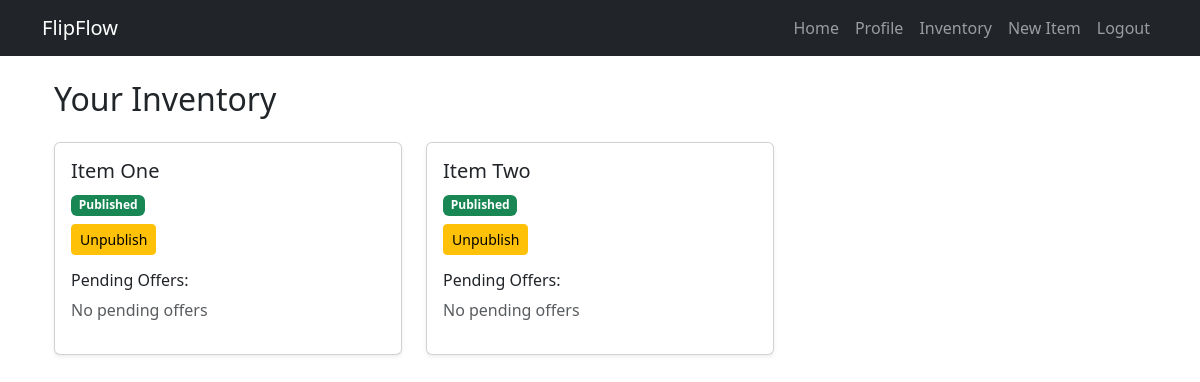
Page /Market/inventory/ (signed in) on the committed database.
### Item/models.py (models this page shows, shortened)
class Item(models.Model):
    Item_name= models.CharField(max_length=100, verbose_name="Item Name")
    Item_img = models.ImageField(upload_to=custom_upload_to,blank=True,null=True)
    Item_owner=models.ForeignKey(User,blank=True, null=True,verbose_name=_("Item Owner"), on_delete=models.CASCADE,related_name='item_owner')
    Item_description= models.TextField(verbose_name="Item Description")
    Item_price= models.DecimalField(max_digits=10, decimal_places=2, verbose_name="Item Price")
    Item_quantity= models.IntegerField(verbose_name="Item Quantity")
    Item_published=models.BooleanField(_("Item Published"), default=False, help_text=_("Is this item published?"))
    Item_createdat=models.DateTimeField(_("Item Created At"), auto_now_add=True)
    Item_category=models.ForeignKey('Category',on_delete=models.CASCADE,blank=True,null=True)
    Item_slug = models.SlugField(blank=True,null=True,unique=True)
    class Meta:
        verbose_name = _("Item")
        verbose_name_plural = _("Items")

### Market/views.py (the view, shortened to what this page needs)
# urls.py: path('inventory/', views.inventory, name='inventory'),
@login_required
def inventory(request):
    user_items = Item.objects.filter(Item_owner=request.user)
    pending_offers = Transaction.objects.filter(
        user_to=request.user, transaction_type='buy', transaction_status='pending'
    )
    return render(request, "inventory.html", {"items": user_items, "offers": pending_offers})

### Market/templates/inventory.html (shortened to what this page needs)
{% extends "base.html" %}
{% block body %}
<div class="container mt-4">
    <h2 class="mb-4">Your Inventory</h2>
    <div class="row">
        {% for item in items %}
        <div class="col-md-4">
            <div class="card mb-4 shadow-sm">
                <div class="card-body">
                    <h5 class="card-title">{{ item.Item_name }}</h5>
                    {% if item.Item_published %}
                        <span class="badge bg-success">Published</span>
                    {% else %}
                        <span class="badge bg-danger">Unpublished</span>
                    {% endif %}
                    <form method="POST" class="mt-2">
                        {% if item.Item_published %}
                            <button type="submit" name="action" value="unpublish" class="btn btn-warning btn-sm">Unpublish</button>
                        {% else %}
                            <button type="submit" name="action" value="publish" class="btn btn-success btn-sm">Publish</button>
                        {% endif %}
                    </form>
                    <h6 class="mt-3">Pending Offers:</h6>
                    {% for offer in offers %}
                        {% if offer.items.id == item.id %}
                            <div class="border p-2 mb-2">
                                <p class="mb-1">
                                    <strong>${{ offer.amount }}</strong> from <em>{{ offer.user_from }}</em>
                                </p>
                                <a href="{% url 'Market:sell' offer.id %}" class="btn btn-primary btn-sm">Review Offer</a>
                            </div>
                        {% endif %}
                    {% empty %}
                        <p class="text-muted">No pending offers</p>
                    {% endfor %}
                </div>
            </div>
        </div>
        {% empty %}
        <p class="text-muted">You have no items in your inventory.</p>
        {% endfor %}
    </div>
</div>
{% endblock %}

### templates/base.html (style rules this page uses)
body { padding-top: 56px; }

### rows in the picture
Item: Item_name "Item One", Item_published "Published"
Item: Item_name "Item Two", Item_published "Published"
